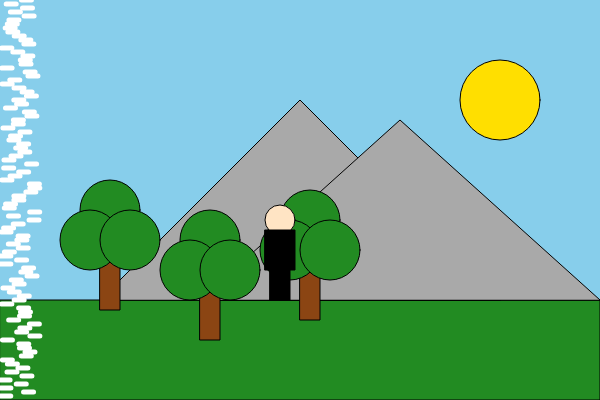
Frame 1 (no input)
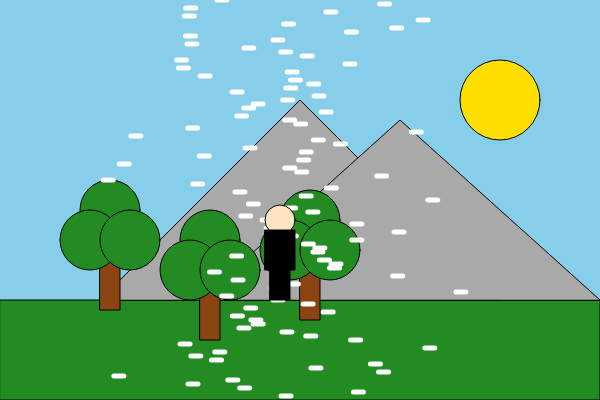
Frame 60 (no input)
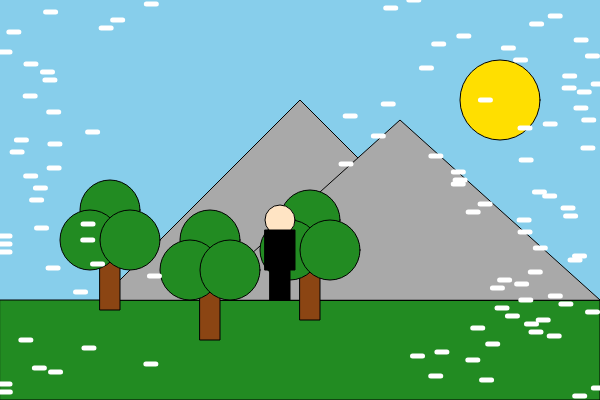
Frame 120 (the mouse pressed at the canvas centre since frame 60)

The p5.js sketch that drew these frames (run headless with seeded random() and noise() and a simulated clock; from frame 60 on, the mouse is pressed at the canvas centre):

// p5.js sketch
// ── sketch.js
let characterState = 'standing';

function setup() {
    characterXPos = 280;
    characterYPos = 250;
    characterYVelocity = 0;
    characterSpeed = 5;

    lines = []
    for (let i = 0; i<100; i++){
      lines.push(0);
    }
}

function drawTree(x, y) {
  fill(139, 69, 19); 
  rect(x, y, 20, 60);

  fill(34, 139, 34);
  ellipse(x + 10, y - 40, 60, 60); 
  ellipse(x - 10, y - 10, 60, 60); 
  ellipse(x + 30, y - 10, 60, 60);
}
function drawLandscape () {
  createCanvas(600, 400);
  background(135, 206, 235);
  fill(34, 139, 34);
  rect(0, 300, 600, 100);

  fill(169, 169, 169);
  triangle(100, 300, 300, 100, 500, 300);
  triangle(200, 300, 400, 120, 600, 300);

  fill(255, 223, 0);
  ellipse(500, 100, 80, 80);

  drawTree(100, 250);
  drawTree(200, 280);
  drawTree(300, 260);
}

function draw() {

  drawLandscape();

  stroke('white');
  strokeWeight(5);
  for (let i = 0; i<100; i++){
    lines[i] += random(0,30);
    if (lines[i] > 600){
      lines[i] = 0;
    }
    line(lines[i], i*4, lines[i] + 10, i*4);
  }
  stroke('black');
  strokeWeight(1);


  characterYPos += characterYVelocity;
  if (characterYPos > 250){
    characterYPos = 250;
    characterYVelocity = 0;
  }
  characterYVelocity += 2;


  if (characterState === 'standing') {
    drawCharacterStandingFront(characterXPos, characterYPos);
  } else if (characterState === 'jumping') {
    drawCharacterJumpingFront(characterXPos, characterYPos + 10);
  } else if (characterState === 'walkingLeft') {
    characterXPos -= characterSpeed;
    drawCharacterWalkingLeft(characterXPos, characterYPos);
  } else if (characterState === 'walkingRight') {
    characterXPos += characterSpeed;
    drawCharacterWalkingRight(characterXPos, characterYPos);
  } else if (characterState === 'jumpingLeft') {
    drawCharacterJumpingLeft(characterXPos - 30, characterYPos - 50);
  } else if (characterState === 'jumpingRight') {
    drawCharacterJumpingRight(characterXPos + 30, characterYPos - 50);
  }
}
function drawCharacterStandingFront(x, y) {
  fill(255, 228, 196);
  ellipse(x, y - 30, 30, 30);

  fill(0);
  rect(x - 15, y - 20, 30, 40);

  fill(0);
  rect(x - 10, y + 20, 10, 30);
  rect(x + 0, y + 20, 10, 30);
}

function drawCharacterJumpingFront(x, y) {
  fill(255, 228, 196); 
  ellipse(x, y - 30, 30, 30);

  fill(0); 
  rect(x - 15, y - 20, 30, 40)

  fill(0); 
  rect(x - 20, y + 10, 10, 30);
  rect(x + 10, y + 10, 10, 30);
}

function drawCharacterWalkingLeft(x, y) {
  fill(255, 228, 196); 
  ellipse(x, y - 30, 30, 30);

  fill(0); 
  rect(x - 15, y - 20, 30, 40);

  fill(0); 
  rect(x - 15, y + 20, 10, 30);
  rect(x + 5, y + 10, 10, 30);
}

function drawCharacterWalkingRight(x, y) {
  fill(255, 228, 196); 
  ellipse(x, y - 30, 30, 30);

  fill(0); 
  rect(x - 15, y - 20, 30, 40);

  fill(0); 
  rect(x - 15, y + 10, 10, 30);
  rect(x + 5, y + 20, 10, 30);
}

function drawCharacterJumpingLeft(x, y) {
  fill(255, 228, 196); 
  ellipse(x, y - 30, 30, 30);

  fill(0); 
  rect(x - 15, y - 20, 30, 40);

  fill(0); 
  rect(x - 20, y, 10, 30);
  rect(x + 0, y, 10, 30);
}

function drawCharacterJumpingRight(x, y) {
  fill(255, 228, 196); 
  ellipse(x, y - 30, 30, 30);

  fill(0); 
  rect(x - 15, y - 20, 30, 40);

  fill(0); 
  rect(x - 10, y, 10, 30);
  rect(x + 10, y, 10, 30);
}

function keyPressed() {
  if (key === ' ') {
    if (characterYPos == 250){
      characterYVelocity -= 20;
    }

  }
  if (key === 'a') {
    characterState = 'walkingLeft';
  } else if (key === 'd') {
    characterState = 'walkingRight';
  } else if (key === 'q') {
    characterState = 'jumpingLeft';
  } else if (key === 'e') {
    characterState = 'jumpingRight';
  } else if (key === ' ') {
    //characterState = 'jumping';
  } 
  else {
    characterState = 'standing';
  }
}
function keyReleased() {
  if (key === ' ' && characterState == 'jumping') {
    characterState = 'standing';
  } else if (key === 'a' && characterState == 'walkingLeft') {
    characterState = 'standing';
  } else if (key === 'd' && characterState == 'walkingRight') {
    characterState = 'standing';
  } else if (key === 'q' && characterState == 'jumpingLeft') {
    characterState = 'standing';
  } else if (key === 'e' && characterState == 'jumpingRight') {
    characterState = 'standing';
  } else {
    characterState = 'standing';
  }
}
